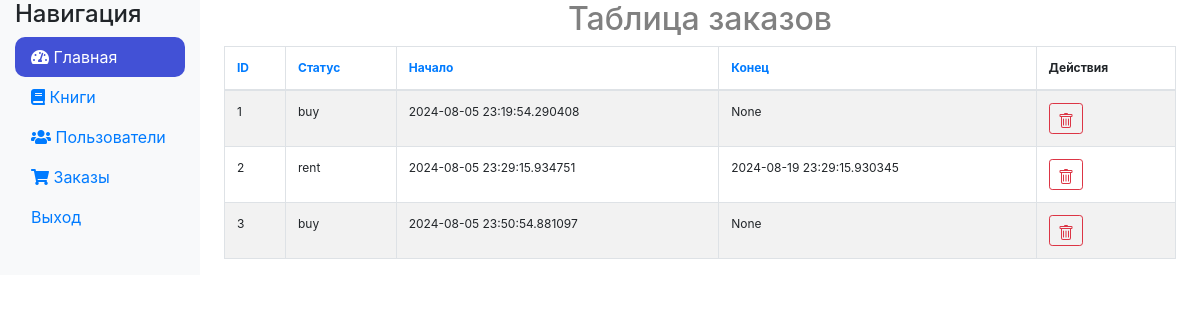
The app's page /admin/orders (signed in), older data.
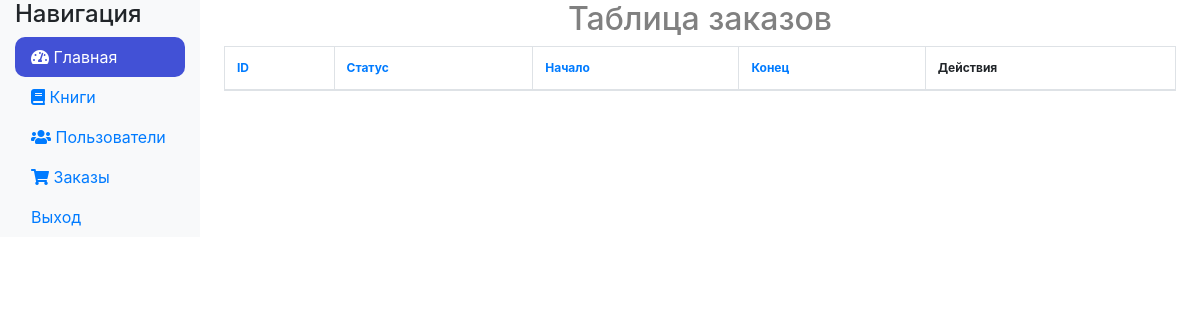
The same page, newer data.
### app/models.py (models this page shows)
class Order(db.Model):
    __tablename__ = 'orders'
    id = db.Column(db.Integer, primary_key=True)
    status = db.Column(db.String(10))
    start_rent = db.Column(db.DateTime(), default=datetime.utcnow)
    end_rent = db.Column(db.DateTime(), default=None)
    user_id = db.Column(db.Integer, ForeignKey('users.id'))  # многие к одному к User
    book = relationship("Book", uselist=False)  # один к одному к Book

### app/admin/routes.py (the view)
@bp.route('/orders')
def orders():
    if not session.get('admin_logged_in'):
        return redirect(url_for('admin.login'))
    form = EmptyForm()
    sort_by = request.args.get('sort', 'id')  # Получение параметра сортировки из URL
    if sort_by not in ['id', 'status', 'start_rent', 'end_rent', 'user_id', 'book']:
        sort_by = 'id'
    orders_list = Order.query.order_by(getattr(Order, sort_by)).all()  # Сортировка по выбранному полю
    return render_template('admin/orders.html', orders=orders_list, form=form)

### app/templates/admin/orders.html (shortened to what this page needs)
{% extends 'admin/base.html' %}
{% block tableName %}Таблица заказов{% endblock %}
{% block content %}
<table class="table table-striped table-bordered">
    <thead>
    <tr>
        <th scope="col"><a href="{{ url_for('admin.orders', sort='id') }}">ID</a></th>
        <th scope="col"><a href="{{ url_for('admin.orders', sort='status ') }}">Статус</a></th>
        <th scope="col"><a href="{{ url_for('admin.orders', sort='start_rent ') }}">Начало</a></th>
        <th scope="col"><a href="{{ url_for('admin.orders', sort='end_rent ') }}">Конец</a></th>
        <th scope="col">Действия</th>
    </tr>
    </thead>
    <tbody>
    {% for order in orders %}
    <tr>
        <td>{{ order.id }}</td>
        <td>{{ order.status }}</td>
        <td>{{ order.start_rent }}</td>
        <td>{{ order.end_rent }}</td>
        <td>
            <a href="{{ url_for('admin.delete', object='order', id_object=order.id) }}"
               class="btn btn-outline-danger btn-sm">
            </a>
        </td>
    </tr>
    {% endfor %}
    </tbody>
</table>
{% endblock %}

### app/templates/admin/base.html (shortened to what this page needs)
<!DOCTYPE html>
<html lang="ru">
<head>
    <link rel="stylesheet" href="https://stackpath.bootstrapcdn.com/bootstrap/4.5.2/css/bootstrap.min.css">
    <link rel="stylesheet" href="https://cdnjs.cloudflare.com/ajax/libs/font-awesome/5.15.4/css/all.min.css">
    <link rel="stylesheet" href="{{ url_for('static', filename='styles.css') }}">
</head>
<body>
<div class="container-fluid">
    <div class="row">
        <nav class="col-md-2 d-none d-md-block bg-light sidebar">
            <div class="sidebar-sticky">
                <h4 class="sidebar-heading">Навигация</h4>
                <ul class="nav flex-column">
                    <li class="nav-item">
                        <a class="nav-link active" href="{{ url_for('admin.index') }}"
                           style="background: #4251d6; border-radius: 10px; color: white;">
                            <i class="fas fa-tachometer-alt"></i>
                            Главная
                        </a>
                    </li>
                    <li class="nav-item">
                        <a class="nav-link" href="{{ url_for('admin.books') }}">
                            <i class="fas fa-book"></i>
                            Книги
                        </a>
                    </li>
                    <li class="nav-item">
                        <a class="nav-link" href="{{ url_for('admin.users') }}">
                            <i class="fas fa-users"></i>
                            Пользователи
                        </a>
                    </li>
                    <li class="nav-item">
                        <a class="nav-link" href="{{ url_for('admin.orders') }}">
                            <i class="fas fa-shopping-cart"></i>
                            Заказы
                        </a>
                    </li>
                    <li class="nav-item">
                        <a class="nav-link" href="{{ url_for('admin.logout') }}">
                            Выход
                        </a>
                    </li>
                </ul>
            </div>
        </nav>
        <main role="main" class="col-md-9 ml-sm-auto col-lg-10 px-4">
            <h2 class="text-center" style="color: gray">{% block tableName %}{% endblock %}</h2>
            {% block content %}
            {% endblock %}
        </main>
    </div>
</div>
</body>
</html>

### app/static/styles.css (style rules this page uses)
table { border-collapse: collapse; margin: 0px; padding: 0px; border-radius: 20px; font-size: 12px }
th, td { border: 1px solid #000; max-width: 250px; height: 20px; position: relative; overflow: hidden; white-space: nowrap; }

Row changes from the older to the newer data that the page shows:
removed Order: id "1", status "buy", start_rent "2024-08-05 23:19:54.290408", end_rent "None"
removed Order: id "2", status "rent", start_rent "2024-08-05 23:29:15.934751", end_rent "2024-08-19 23:29:15.930345"
removed Order: id "3", status "buy", start_rent "2024-08-05 23:50:54.881097", end_rent "None"
